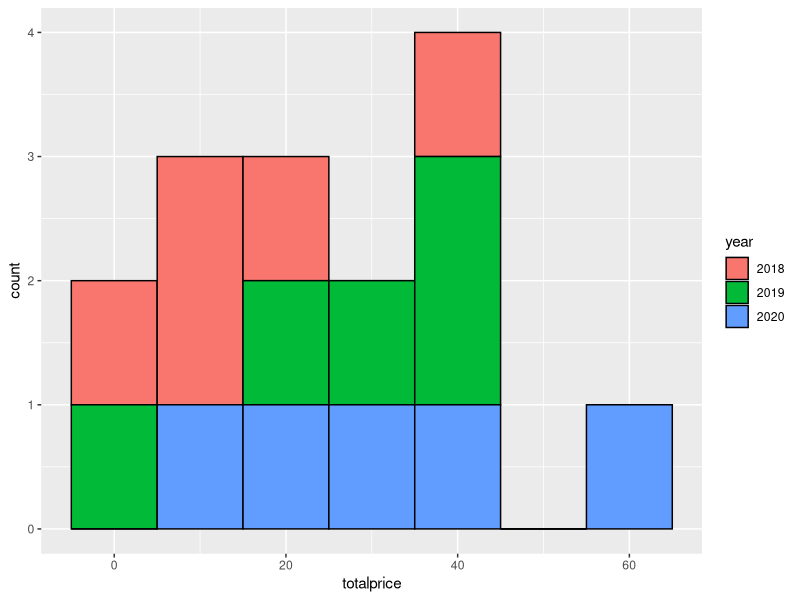

Source code (R):
## ---- chunk 1

library(tidyverse) # for data wrangling

## ---- chunk 2

untidy_data <- read_csv("data/untidy_data.csv", show_col_types = FALSE)

knitr::kable(untidy_data)
## ---- chunk 3

tidy_data <- read_csv("data/tidy_data.csv", show_col_types = FALSE)

knitr::kable(tidy_data)

## ---- chunk 4
# select just the customer ID and 3 total price columns
wide_totalprice <- select(
  .data = untidy_data,
  customer_id, 
  `2018` = totalprice_2018,
  `2019` = totalprice_2019,
  `2020` = totalprice_2020
)


# wide_totalprice <- select(
#   .data = untidy_data,
#   customer_id, 
#   totalprice_2018,
#   totalprice_2019,
#   totalprice_2020
# ) %>%
#   rename(
#   `2018` = totalprice_2018,
#   `2019` = totalprice_2019,
#   `2020` = totalprice_2020
#   )
# 
# 
# wide_totalprice <- untidy_data[,]

untidy_data[ , c(1,5,6,7) ]

untidy_data[ , c(1,5:7) ]
## ---- chunk 5
long_totalprice <- pivot_longer(
  data = wide_totalprice,
  cols = 2:4,
  names_to = "year",
  values_to = "totalprice")

## ---- chunk 6
ggplot(long_totalprice, aes(x = totalprice, fill = year)) +
  geom_histogram(binwidth = 10, color = "black")
## ---- chunk 7
wide_by_customer <- pivot_wider(
  data = long_totalprice,
  id_cols = year, # identifying column(s)
  names_from = customer_id, # the new column names
  names_prefix = "C_", # prefix for new column names
  values_from = totalprice # the new column values
)

wide_by_year <- pivot_wider(
  data = long_totalprice,
  id_cols = customer_id, # identifying column(s)
  names_from = year, # the new column names
  values_from = totalprice # the new column values
)
## ---- chunk 8
longer_data <- pivot_longer(
  data = untidy_data, 
  cols = itemsprice_2018:totalprice_2020, # columns to make long 
  names_to = c("category", "year"), # new column names for cols
  names_sep = "_", # how to split cols into new columns
  # names_pattern = "(.*)_(.*)", # alternative to names_sep
  values_to = "value", # new column name for values
  # make sure new columns are the right data type
  names_transform = list(year = as.integer),
  values_transform = list(value = as.character) 
)

wider_data <- pivot_wider(
  data = longer_data,
  id_cols = c(customer_id, year),
  names_from = category,
  values_from = value
)

split_data <- separate(
  data = wider_data, 
  col = itemsprice, # the column to split
  into = c("items", "price_per_item"), # the new columns to create
  sep = " ", # split col by space
  remove = TRUE, # whether to remove to old col
  convert = TRUE # whether to fix the data type of the new columns
)

mutated_data <- mutate(
  .data = split_data,
  price_per_item = stringr::str_replace_all(
    string = price_per_item, 
    pattern = "[()]", # regex 
    replacement = ""
  )
)

tidy_data <- type_convert(
  df = mutated_data,
  trim_ws = TRUE # removes spaces before and after values
)

# check the data types
glimpse(tidy_data)
## ---- chunk 9

tidy_data_2 <- read_csv(file = "data/untidy_data.csv",
                      show_col_types = FALSE) %>%
  pivot_longer(
    cols = itemsprice_2018:totalprice_2020,
    names_to = c("category", "year"),
    names_sep = "_", 
    values_to = "value", 
    names_transform = list(year = as.integer),
    values_transform = list(value = as.character) 
  ) %>%
  pivot_wider(
    id_cols = c(customer_id, year),
    names_from = category,
    values_from = value
  ) %>%
  separate(
    col = itemsprice,
    into = c("items", "price_per_item"),
    sep = " ", 
    remove = TRUE, 
    convert = TRUE
  ) %>%
  mutate(
    price_per_item = stringr::str_replace_all(
      string = price_per_item, 
      pattern = "[()]", 
      replacement = ""
    )
  ) %>%
  type_convert(
    trim_ws = TRUE
  )

